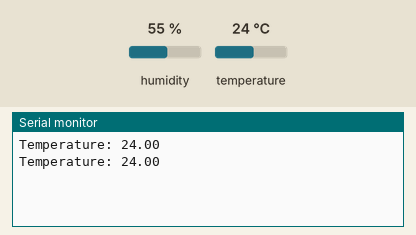
Simulated run of this sketch. Board: ESP8266 (NodeMCU). On the bench: the last lines printed to the serial monitor. The inputs (shaded band) are chosen by the test bench; at power-on: temperature 24 °C, humidity 55 %. WiFi joins after 1.5 s; servers stay silent unless stated.

Above: at 3.0 s.
3.1 s: temperature set to 12 °C
At 4.4 s:
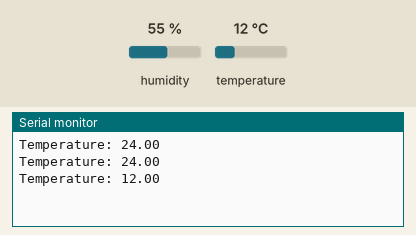
4.6 s: temperature set to 19 °C
At 5.3 s:
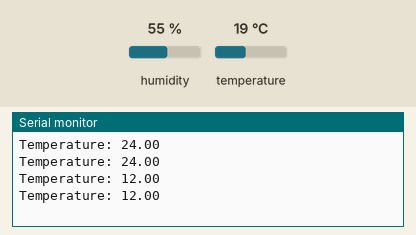
Timing chart, 0 to 7.6 s (numbered marks = the images above; inputs shaded):
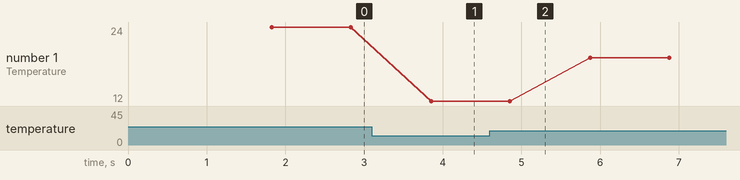

Measured:
- after the input at 3.1 s, the serial monitor: prints a new line after 0.75 s (image 1)
- plotted number 1: 24 → 12 after the input at 3.1 s, 12 → 19 after the input at 4.6 s

The sketch:

ESP8266-DHT11-BLYNK-CONNECTION.ino
```cpp
#define BLYNK_TEMPLATE_ID "       " // Your Blynk Template Id
#define BLYNK_TEMPLATE_NAME "       " // Your Blynk Template Name
#define BLYNK_AUTH_TOKEN "            " // Your Blynk Auth Token
#define BLYNK_PRINT Serial
#define DHTPIN 4
#define DHTTYPE DHT11
#include <SPI.h>
#include <ESP8266WiFi.h>
#include <BlynkSimpleEsp8266.h>
#include <DHT.h>

char ssid[] = "         "; //Your WiFi name
char pass[] = "         "; //Your WiFi password

DHT dht(DHTPIN, DHTTYPE);

void sendSensor()
{
  float h = dht.readHumidity();
  float t = dht.readTemperature();

  if(isnan(h) || isnan(t))
  {
    Serial.println("Failed to send from DHT Sensor");
    return;
  }

  String str = String(t, 2);

  Serial.println("Temperature: " + str);

  Blynk.virtualWrite(V5, t);
  Blynk.virtualWrite(V6, h);

  delay(1000);
}

void setup() {
  Serial.begin(9600);
  Blynk.begin(BLYNK_AUTH_TOKEN, ssid, pass, "blynk.cloud", 80);

  dht.begin();
}

void loop() {
  sendSensor();
  Blynk.run();
}
```
